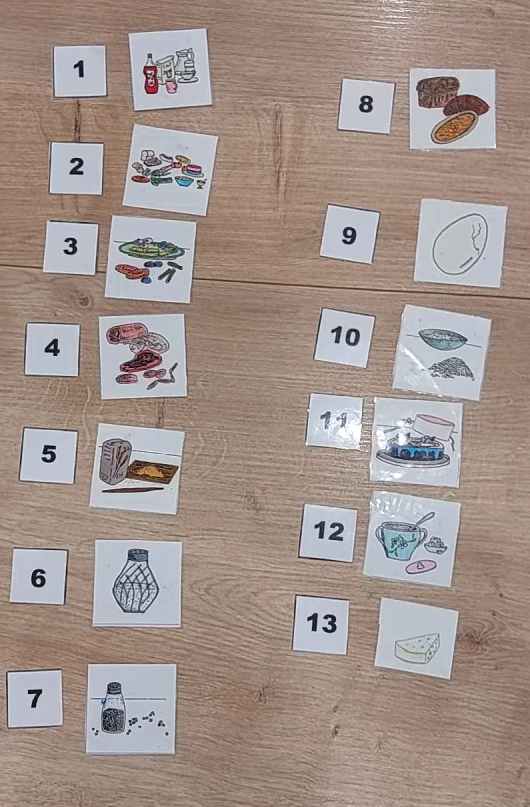
#> input picture best_frame.png, 530 x 807 px, given in place of video.mp4, which was not available
$ python main.py   (older library calls are emulated)
#> lines starting #> are read from the running program, lines starting #| are printed output that depends on the picture; after the words box and inside, x2 and y2 are one past the last pixel; in counts of white or black regions, pixels touching at a corner belong together; pictures that were not available may be replaced by others from this repository, and a replacement may not be noted
### extract.py
import cv2
import numpy as np
from typing import Optional


# [12 lines left out: function calculate_sharpness, not called in this run]


def extract_frame_at_time(cap: cv2.VideoCapture, timestamp: float) -> Optional[np.ndarray]:
    """
    Extracts a single frame from a VideoCapture object at a specific time.

    Args:
        cap: An open cv2.VideoCapture object.
        timestamp: The time in seconds where the frame should be extracted.

    Returns:
        The frame as a numpy array, or None if the timestamp is out of bounds.
    """
    # Convert seconds to milliseconds for OpenCV
    cap.set(cv2.CAP_PROP_POS_MSEC, timestamp * 1000.0)

    success, frame = cap.read()
    if success:
        return frame
    return None

### detect.py
import cv2
import numpy as np
from typing import List


def get_quads(
    binary_image: np.ndarray,
    min_area: int = 1000,
    epsilon: float = 0.02
) -> List[np.ndarray]:
    """
    Extracts and orders 4-sided polygons from a binary mask.

    Args:
        binary_image: The black-and-white input from a segmenter.
        min_area: Higher = stricter size filter.
        epsilon: Higher = more 'rounded' corners allowed[cite: 1].
    """
    contours, _ = cv2.findContours(
        binary_image, cv2.RETR_EXTERNAL, cv2.CHAIN_APPROX_SIMPLE
    )

    quads = []
    for cnt in contours:
        if cv2.contourArea(cnt) > min_area:
            peri = cv2.arcLength(cnt, True)
            approx = cv2.approxPolyDP(cnt, epsilon * peri, True)

            if len(approx) == 4:
                # We order the points here so the results are ready for cropping
                ordered = order_points(approx)
                quads.append(ordered)
    return quads


def order_points(pts: np.ndarray) -> np.ndarray:
    """
    Orders coordinates consistently: [top-left, top-right, bottom-right, bottom-left].
    Essential for consistent cropping and deskewing.
    """
    pts = pts.reshape(4, 2)
    rect = np.zeros((4, 2), dtype="float32")

    s = pts.sum(axis=1)
    rect[0] = pts[np.argmin(s)]
    rect[2] = pts[np.argmax(s)]

    diff = np.diff(pts, axis=1)
    rect[1] = pts[np.argmin(diff)]
    rect[3] = pts[np.argmax(diff)]
    return rect

### score.py
import cv2
import numpy as np
import inspect
import sys
from typing import Dict

# --- ATOMIC SCORING FUNCTIONS ---
# Prefix these with "get_" to be automatically included in score_quad


def get_aspect_ratio(image: np.ndarray, quad: np.ndarray) -> float:
    """Returns the ratio of width to height of the bounding rect."""
    x, y, w, h = cv2.boundingRect(quad)
    if h == 0:
        return 0.0
    return float(w) / h


def get_extent(image: np.ndarray, quad: np.ndarray) -> float:
    """Returns the ratio of contour area to bounding rectangle area."""
    area = cv2.contourArea(quad)
    x, y, w, h = cv2.boundingRect(quad)
    rect_area = w * h
    if rect_area == 0:
        return 0.0
    return float(area) / rect_area


def get_solidity(image: np.ndarray, quad: np.ndarray) -> float:
    """Returns the ratio of contour area to convex hull area."""
    area = cv2.contourArea(quad)
    hull = cv2.convexHull(quad)
    hull_area = cv2.contourArea(hull)
    if hull_area == 0:
        return 0.0
    return float(area) / hull_area


def get_convexity(image: np.ndarray, quad: np.ndarray) -> float:
    """Returns 1.0 if the shape is convex, 0.0 otherwise."""
    return 1.0 if cv2.isContourConvex(quad) else 0.0


def get_area(image: np.ndarray, quad: np.ndarray) -> float:
    """Returns the absolute area of the contour in pixels."""
    return float(cv2.contourArea(quad))


def get_relative_area(image: np.ndarray, quad: np.ndarray) -> float:
    """Returns the quad area as a percentage of the total frame area."""
    frame_area = image.shape[0] * image.shape[1]
    quad_area = cv2.contourArea(quad)
    if frame_area == 0:
        return 0.0
    return float(quad_area / frame_area)


def get_equivalent_diameter(image: np.ndarray, quad: np.ndarray) -> float:
    """Returns the diameter (in pixels) of the circle with the same area as the contour."""
    area = cv2.contourArea(quad)
    return float(np.sqrt(4 * area / np.pi))


def get_orientation(image: np.ndarray, quad: np.ndarray) -> float:
    """Returns the rotation angle using the Minimum Area Rectangle."""
    # rect is ((center_x, center_y), (width, height), angle)
    rect = cv2.minAreaRect(quad)
    return float(rect[2])


def get_color_variance(image: np.ndarray, quad: np.ndarray) -> float:
    """Measures color variety by checking the mean of standard deviations across color channels."""
    x, y, w, h = cv2.boundingRect(quad)
    roi = image[y:y+h, x:x+w]
    if roi.size == 0:
        return 0.0
    return float(np.mean(np.std(roi, axis=(0, 1))))


def get_saturation_average(image: np.ndarray, quad: np.ndarray) -> float:
    """
    Calculates the average saturation within the quad.
    Grayscale images will have very low saturation.
    Colored images will have significantly higher saturation.
    """
    x, y, w, h = cv2.boundingRect(quad)
    roi = image[y:y+h, x:x+w]

    if roi.size == 0:
        return 0.0

    # Convert ROI to HSV color space
    hsv_roi = cv2.cvtColor(roi, cv2.COLOR_BGR2HSV)

    # Split channels (Hue, Saturation, Value)
    _, s_channel, _ = cv2.split(hsv_roi)

    # Return the average of the Saturation channel
    return float(np.mean(s_channel))


def get_mean_intensity(image: np.ndarray, quad: np.ndarray) -> float:
    """Calculates average grayscale intensity within the contour mask."""
    mask = np.zeros(image.shape[:2], dtype=np.uint8)
    cv2.drawContours(mask, [quad], -1, 255, -1)
    gray = cv2.cvtColor(image, cv2.COLOR_BGR2GRAY)
    mean_intensity = cv2.mean(gray, mask=mask)[0]
    return float(mean_intensity)


def get_edge_density(image: np.ndarray, quad: np.ndarray) -> float:
    """Returns the density of Canny edges within the quad bounding box."""
    x, y, w, h = cv2.boundingRect(quad)
    roi = image[y:y+h, x:x+w]
    if roi.size == 0:
        return 0.0
    edges = cv2.Canny(roi, 50, 150)
    return float(np.sum(edges > 0) / (roi.shape[0] * roi.shape[1]))


# --- MASTER SCORER ---
def score_quad(image: np.ndarray, quad: np.ndarray) -> Dict[str, float]:
    """
    Automatically finds all functions in this module starting with 'get_',
    executes them, and returns their results in a dictionary.
    """
    results = {}
    current_module = sys.modules[__name__]
    functions = inspect.getmembers(current_module, inspect.isfunction)

    for name, func in functions:
        if name.startswith("get_"):
            key = name.replace("get_", "")
            try:
                results[key] = func(image, quad)
            except Exception as e:
                results[key] = f"Error: {e}"

    return results

### filter.py
import cv2
import numpy as np
from typing import List, Dict, Optional
from dataclasses import dataclass
import csv


@dataclass
class FilterStep:
    prop: str
    min: float = -float('inf')
    max: float = float('inf')


class CardCandidates:
    def __init__(self, quads: List[np.ndarray], scores: List[Dict[str, float]],
                 history: Optional[List] = None,
                 all_quads: Optional[List] = None,
                 all_scores: Optional[List] = None):
        """
        Initializes with quads and their pre-calculated scores.
        """
        # Ensure data integrity: every quad must have a corresponding score dictionary
        assert len(quads) == len(
            scores), f"Mismatch: {len(quads)} quads vs {len(scores)} scores"

        self.quads = quads
        self.scores = scores
        self.history = history if history is not None else []

        # Keep track of the original population for the CSV
        self.all_quads = all_quads if all_quads is not None else quads
        self.all_scores = all_scores if all_scores is not None else scores

    def apply_filters(self, config: List[FilterStep]):
        """Executes the pipeline of FilterStep objects."""
        current = self
        for step in config:
            current = current.filter_by_score(step)
        return current

    def filter_by_score(self, step: FilterStep):
        """Filters the current candidates based on the provided FilterStep criteria."""
        passed_quads, passed_scores = [], []
        rejected_quads = []

        for q, stats in zip(self.quads, self.scores):

            val = stats.get(step.prop)

            if val is not None and step.min <= val <= step.max:

                passed_quads.append(q)
                passed_scores.append(stats)
            else:
                rejected_quads.append(q)

        # History only needs to store the quad references for pass/fail tracking
        new_history = self.history + \
            [(step.prop, passed_quads, rejected_quads)]

        # Pass the master lists (all_quads/all_scores) to the next object
        return CardCandidates(
            passed_quads,
            passed_scores,
            new_history,
            all_quads=self.all_quads,
            all_scores=self.all_scores
        )

    def to_csv(self, filepath: str):
        """Exports all original quads, their scores, and pass/fail history."""
        if not self.all_quads:
            return

        # 1. Headers
        coord_headers = [f"{axis}{i}" for i in range(
            1, 5) for axis in ('x', 'y')]
        score_headers = sorted(list(self.all_scores[0].keys()))
        history_headers = [f"step_{i+1}_{name}" for i,
                           (name, _, _) in enumerate(self.history)]

        fieldnames = coord_headers + score_headers + history_headers

        # 2. Build rows using the master lists
        rows = []
        for quad, stats in zip(self.all_quads, self.all_scores):
            # Flatten coords
            coords = quad.reshape(-1)
            row = {coord_headers[i]: val for i, val in enumerate(
                coords) if i < len(coord_headers)}

            # Add original scores
            row.update(stats)

            # 3. Check pass/fail status against each history snapshot
            for i, (_, passed_list, _) in enumerate(self.history):
                is_pass = any(np.array_equal(quad, p) for p in passed_list)
                row[history_headers[i]] = "PASS" if is_pass else "FAIL"

            rows.append(row)

        with open(filepath, mode='w', newline='') as f:
            writer = csv.DictWriter(f, fieldnames=fieldnames)
            writer.writeheader()
            writer.writerows(rows)


def visualize_waterfall(image: np.ndarray, candidates: CardCandidates) -> List[np.ndarray]:
    """Generates stages showing green (passed) and red (rejected) quads."""
    stages = []

    # Define cohesive styles
    COLOR_PASS = (0, 255, 0)      # Bright Green
    COLOR_REJECT = (0, 0, 180)    # Red
    COLOR_TITLE = (255, 255, 255)  # Pure White

    FONT = cv2.FONT_HERSHEY_SIMPLEX
    TEXT_SCALE = 0.7
    TEXT_THICKNESS = 2

    for i, (prop_name, passed, rejected) in enumerate(candidates.history):
        canvas = image.copy()
        overlay = canvas.copy()

        # 1. Draw Contours using the unified color palette
        if passed:
            # Convert quads to int32 and ensure they are shaped correctly for OpenCV
            passed_to_draw = [np.int32(q).reshape((-1, 1, 2)) for q in passed]
            cv2.drawContours(canvas, passed_to_draw, -1, COLOR_PASS, 3)

        if rejected:
            # Convert rejected quads similarly
            rejected_to_draw = [np.int32(q).reshape(
                (-1, 1, 2)) for q in rejected]
            cv2.drawContours(overlay, rejected_to_draw, -1, COLOR_REJECT, 2)

        # Blend rejected overlay for a "ghosted" look
        cv2.addWeighted(overlay, 0.5, canvas, 0.7, 0, canvas)

        # 2. Draw Title (Step Name)
        cv2.putText(canvas, f"Step {i+1}: {prop_name}", (20, 40),
                    FONT, 1.0, COLOR_TITLE, TEXT_THICKNESS)

        # 3. Draw Pass/Reject Status Line
        pass_text = f"Pass: {len(passed)}"
        reject_text = f" | Reject: {len(rejected)}"

        # Position at y=110 to keep it clear of the top edge of the frame
        curr_y = 110

        # Draw "Pass" in Green
        cv2.putText(canvas, pass_text, (20, curr_y),
                    FONT, TEXT_SCALE, COLOR_PASS, TEXT_THICKNESS)

        # Calculate offset to place "Reject" immediately after "Pass"
        (text_width, _), _ = cv2.getTextSize(
            pass_text, FONT, TEXT_SCALE, TEXT_THICKNESS)

        # Draw "Reject" in Faded Red
        cv2.putText(canvas, reject_text, (20 + text_width, curr_y),
                    FONT, TEXT_SCALE, COLOR_REJECT, TEXT_THICKNESS)

        stages.append(canvas)

    return stages

### crop.py
import cv2
import numpy as np


def get_perspective_transform(image: np.ndarray, pts: np.ndarray, padding: int = 0) -> np.ndarray:
    """
    Warps a quadrilateral section of an image into a straight, bird's-eye view.

    Args:
        image: The source frame.
        pts: The 4 corner points (should be ordered).
        padding: Optional extra pixels to crop inward (to remove border artifacts).
    """
    # 1. Determine dimensions of the new image
    (tl, tr, br, bl) = pts

    width_a = np.sqrt(((br[0] - bl[0]) ** 2) + ((br[1] - bl[1]) ** 2))
    width_b = np.sqrt(((tr[0] - tl[0]) ** 2) + ((tr[1] - tl[1]) ** 2))
    max_width = max(int(width_a), int(width_b))

    height_a = np.sqrt(((tr[0] - br[0]) ** 2) + ((tr[1] - br[1]) ** 2))
    height_b = np.sqrt(((tl[0] - bl[0]) ** 2) + ((tl[1] - bl[1]) ** 2))
    max_height = max(int(height_a), int(height_b))

    # 2. Define destination points (a perfect rectangle)
    dst = np.array([
        [0, 0],
        [max_width - 1, 0],
        [max_width - 1, max_height - 1],
        [0, max_height - 1]], dtype="float32")

    # 3. Calculate the transform matrix and warp
    matrix = cv2.getPerspectiveTransform(pts, dst)
    warped = cv2.warpPerspective(image, matrix, (max_width, max_height))

    # 4. Apply optional padding
    if padding > 0:
        warped = warped[padding:-padding, padding:-padding]

    return warped


def all(frame, quads):
    return [get_perspective_transform(frame, q) for q in quads]

### dedupe.py
import cv2
import numpy as np
from typing import List


def compute_phash(image: np.ndarray, hash_size: int = 8) -> np.ndarray:
    """
    Computes a Perceptual Hash (pHash) to create a unique fingerprint of the card.

    Args:
        image: The cropped card image.
        hash_size: The square dimension of the hash (8x8 = 64 bits).
    """
    # 1. Pre-process: Grayscale and normalize lighting
    gray = cv2.cvtColor(image, cv2.COLOR_BGR2GRAY)
    clahe = cv2.createCLAHE(clipLimit=2.0, tileGridSize=(8, 8))
    gray = clahe.apply(gray)

    # 2. Resize and Blur to remove high-frequency noise/grain
    resized = cv2.resize(gray, (32, 32), interpolation=cv2.INTER_AREA)
    blurred = cv2.GaussianBlur(resized, (5, 5), 0)

    # 3. Compute Discrete Cosine Transform (DCT)
    dct = cv2.dct(np.float32(blurred))

    # 4. Extract low-frequency components (top-left)
    # We ignore the very first value (DC component) as it represents average color
    dct_low_freq = dct[:hash_size, :hash_size]
    med = np.median(dct_low_freq.flatten()[1:])

    # 5. Create a bit-mask (the fingerprint)
    return (dct_low_freq > med).flatten()


def get_hamming_distance(hash1: np.ndarray, hash2: np.ndarray) -> int:
    """
    Counts how many bits differ between two hashes.
    A distance of 0 means identical images.
    """
    return np.count_nonzero(hash1 != hash2)


def is_duplicate(current_hash: np.ndarray, seen_hashes: List[np.ndarray], threshold: int = 5) -> bool:
    """
    Compares a new hash against a list of already saved hashes.
    """
    for existing_hash in seen_hashes:
        if get_hamming_distance(current_hash, existing_hash) <= threshold:
            return True
    return False


def save_unique(dir_path, all, threshold=20):
    seen = []
    for img in all:
        hash = compute_phash(img)
        if is_duplicate(hash, seen, threshold):
            continue
        seen.append(hash)
        filepath = str(dir_path / f'unique{len(seen):03d}.jpg')
        cv2.imwrite(filepath, img)  # save unique crop
    print(f'found {len(seen)} unique cards')

### visualize.py
import cv2
from pathlib import Path
import numpy as np
from typing import List


class PipelineVisualizer:
    def __init__(self, output_dir: Path, timestamp: str):
        self.output_dir = output_dir
        self.ts_str = timestamp
        self.step_index = 1

    def save(self, image, label: str):
        """
        Saves the image with an auto-incrementing prefix.
        Example: 001.2_01_original.jpg, 001.2_02_gray.jpg
        """
        filename = f"{self.ts_str}_{self.step_index:02d}_{label}.jpg"
        filepath = self.output_dir / filename
        cv2.imwrite(str(filepath), image)
        self.step_index += 1

    def save_list(self, images: List[np.ndarray], base_label: str):
        """Saves a series of images (like a waterfall) with sub-indices."""
        for i, img in enumerate(images):
            # Example: 001.2_05_waterfall_01.jpg
            filename = f"{self.ts_str}_{self.step_index:02d}_{base_label}_{i+1:02d}.jpg"
            cv2.imwrite(str(self.output_dir / filename), img)
        self.step_index += 1

### prepare.py
import cv2
import numpy as np


def get_grayscale(image: np.ndarray) -> np.ndarray:
    """
    Converts a BGR image to single-channel grayscale.
    Reduces data complexity for contour detection.
    """
    return cv2.cvtColor(image, cv2.COLOR_BGR2GRAY)


def apply_blur(image: np.ndarray, ksize: int = 5) -> np.ndarray:
    """
    Smoothes the image to reduce high-frequency noise like wood grain.

    Args:
        image: The input image array.
        ksize: The blur radius. Larger kernels average more pixels,
               removing more grain but rounding sharp corners.
    """
    if ksize % 2 == 0:
        ksize += 1
    return cv2.GaussianBlur(image, (ksize, ksize), 0)


def apply_dilate(binary_image: np.ndarray, kernel_size: int = 3, iterations: int = 1) -> np.ndarray:
    """
    Expands white regions.

    Args:
        kernel_size: The 'neighborhood' of expansion. Larger kernels
                     bridge bigger gaps in card outlines.
    """
    kernel = np.ones((kernel_size, kernel_size), np.uint8)
    return cv2.dilate(binary_image, kernel, iterations=iterations)


# [19 lines left out: functions apply_erode, apply_open, not called in this run]


def apply_close(binary_image: np.ndarray, kernel_size: int = 3) -> np.ndarray:
    """
    Dilation followed by Erosion.
    Kernel size determines the maximum 'gap' distance that can be healed.
    """
    kernel = np.ones((kernel_size, kernel_size), np.uint8)
    return cv2.morphologyEx(binary_image, cv2.MORPH_CLOSE, kernel)

### mask.py
import cv2
import numpy as np


# [29 lines left out: functions global_thresh, adaptive, not called in this run]


def canny(image: np.ndarray, low: int = 50, high: int = 150) -> np.ndarray:
    """
    Converts to binary image by finding high-contrast edges.

    Args:
        low: Minimum edge strength.
        high: Strength required to 'start' a line.
              Higher = only finds the sharpest card borders.
    """
    return cv2.Canny(image, low, high)

### main.py
from pathlib import Path
import cv2

import visualize
import extract
import prepare
import mask
import detect
import score
import filter as filt
import crop
import dedupe


TEST_VIDEO_ID = "14QbqkeiSDtU62syzgaOVXhXRzBJWhaNN"
DEBUG = True


def test_one_frame():
    process_video(TEST_VIDEO_ID, [1.0])
#> the loop in process_video, `for ts in timestamps:` made 1 pass
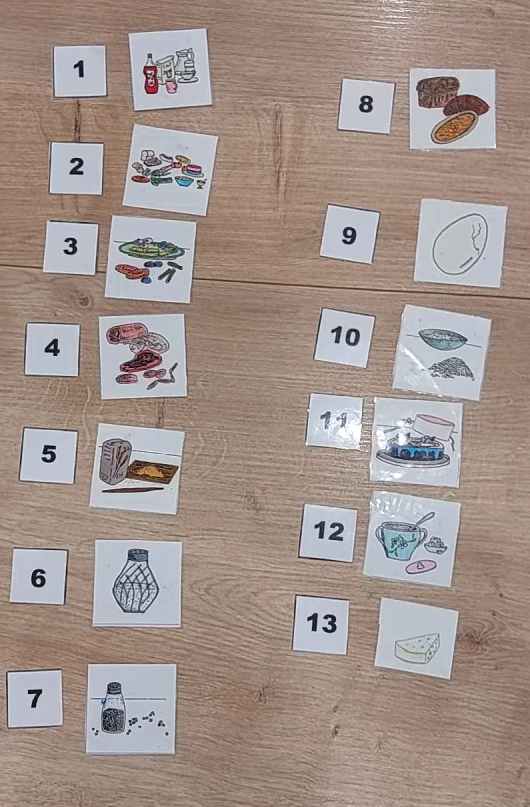
#> input picture best_frame.png, 530 x 807 px, given in place of video.mp4, which was not available
#> pass 1, in process_frame, `gray = prepare.get_grayscale(frame)`:
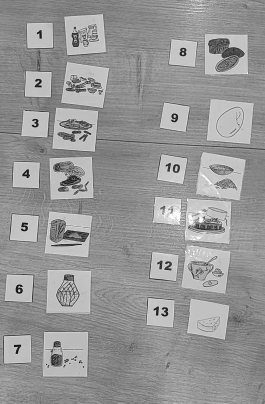
#> gray: shape (807, 530) (shown at 1/2 size); min 1, max 255, mean 151
#> pass 1, in process_frame, `blurred = prepare.apply_blur(gray, ksize=7)`:
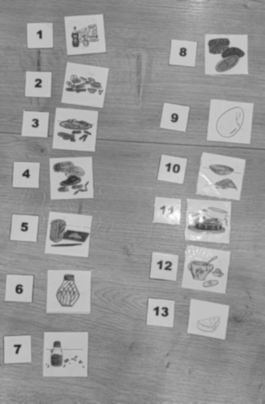
#> blurred: shape (807, 530) (shown at 1/2 size); min 35, max 254, mean 151
#> pass 1, in process_frame, `binary_image = mask.canny(blurred, low=50, high=150)`:
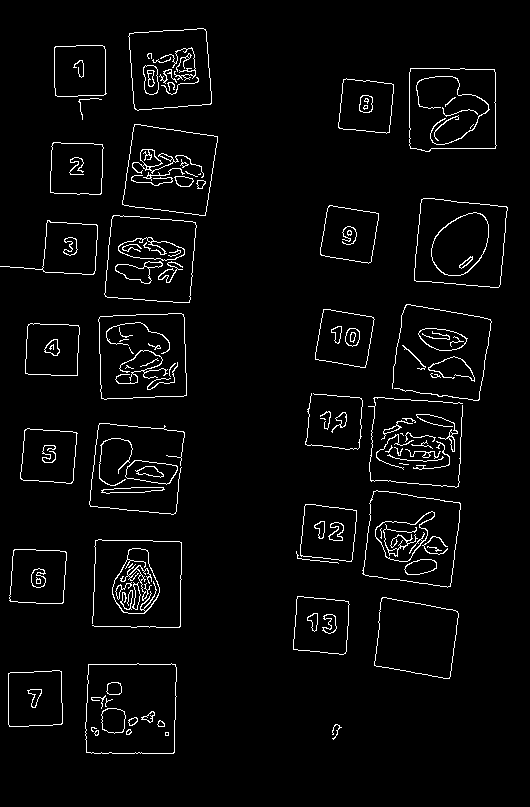
#> binary_image: shape (807, 530); 3.5% white in thin lines or dots, all inside (x1, y1, x2, y2) = (0, 28, 508, 754)
#> pass 1, in process_frame, `binary_image = prepare.apply_close(binary_image, kernel_size=3)`:
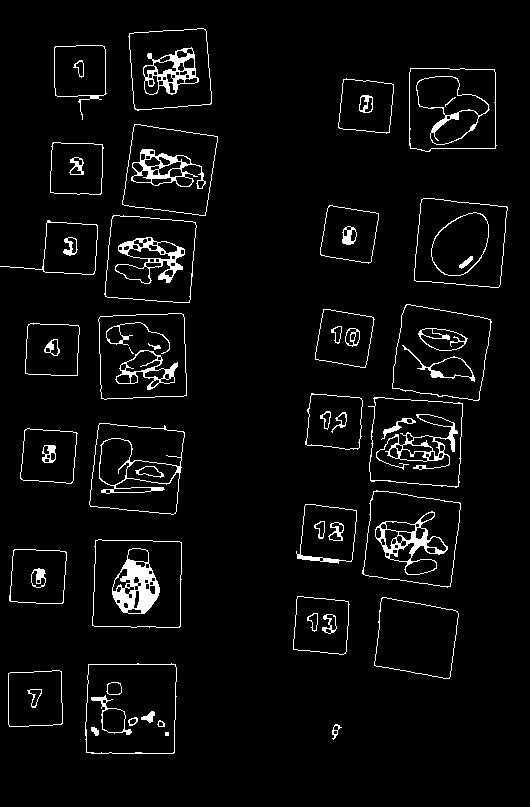
#> binary_image: shape (807, 530); 4.3% white in thin lines or dots, all inside (x1, y1, x2, y2) = (0, 28, 508, 754)
#> after the loop in process_video, `for ts in timestamps:`: all_crops = 22 items


def test_one_video():
    timestamps = list(range(0, 60, 10))  # [0, 2, 4, 6, 8]
    process_video(TEST_VIDEO_ID, timestamps)


def process_all_videos():
    pass


def process_video(video_id, timestamps):
    print(f"processing video {video_id}")
    base_dir = Path(f"./data/{video_id}")
    artifacts_dir = base_dir / "artifacts"
    artifacts_dir.mkdir(parents=True, exist_ok=True)

    # clean out artifacts
    for item in artifacts_dir.iterdir():
        if item.is_file():
            item.unlink()

    cap = cv2.VideoCapture(str(base_dir / "video.mp4"))

    all_crops = []
    for ts in timestamps:
        new_crops = process_frame(artifacts_dir, cap, ts)
        all_crops.extend(new_crops)

    # done extracting frames; release video
    cap.release()

    # dedupe crops from this video from any frame
    dedupe.save_unique(artifacts_dir, all_crops, threshold=5)
#> the loop in save_unique, `for img in all:` made 22 passes
#> med in compute_phash on passes 1 to 8: -0.913, -3.11, -0.0618, 1.64, -0.000605, -11.49, 5.13, -7.99
#> pass 1, in compute_phash, `gray = cv2.cvtColor(image, cv2.COLOR_BGR2GRAY)`:
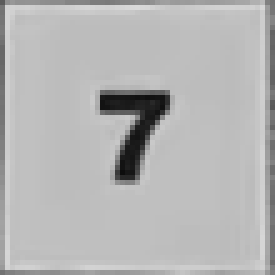
#> gray: shape (55, 55) (shown 5 times larger); min 13, max 217, mean 180.8
#| found 22 unique cards
#> (the rest of the program and of its run is left out)
